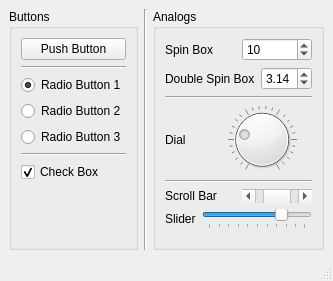
<?xml version="1.0" encoding="UTF-8"?>
<ui version="4.0">
 <class>MainWindow</class>
 <widget class="QMainWindow" name="MainWindow">
  <property name="geometry">
   <rect>
    <x>0</x>
    <y>0</y>
    <width>295</width>
    <height>281</height>
   </rect>
  </property>
  <property name="windowTitle">
   <string>MainWindow</string>
  </property>
  <widget class="QWidget" name="centralwidget">
   <layout class="QHBoxLayout" name="horizontalLayout">
    <item>
     <widget class="QGroupBox" name="groupBox">
      <property name="title">
       <string>Buttons</string>
      </property>
      <layout class="QVBoxLayout" name="verticalLayout_3">
       <item>
        <widget class="QPushButton" name="pushButton">
         <property name="text">
          <string>Push Button</string>
         </property>
        </widget>
       </item>
       <item>
        <widget class="Line" name="line_2">
         <property name="orientation">
          <enum>Qt::Horizontal</enum>
         </property>
        </widget>
       </item>
       <item>
        <widget class="QRadioButton" name="radioButton">
         <property name="text">
          <string>Radio Button 1</string>
         </property>
         <property name="checked">
          <bool>true</bool>
         </property>
        </widget>
       </item>
       <item>
        <widget class="QRadioButton" name="radioButton_2">
         <property name="text">
          <string>Radio Button 2</string>
         </property>
        </widget>
       </item>
       <item>
        <widget class="QRadioButton" name="radioButton_3">
         <property name="text">
          <string>Radio Button 3</string>
         </property>
        </widget>
       </item>
       <item>
        <widget class="Line" name="line">
         <property name="orientation">
          <enum>Qt::Horizontal</enum>
         </property>
        </widget>
       </item>
       <item>
        <widget class="QCheckBox" name="checkBox">
         <property name="text">
          <string>Check Box</string>
         </property>
         <property name="checked">
          <bool>true</bool>
         </property>
        </widget>
       </item>
       <item>
        <spacer name="verticalSpacer">
         <property name="orientation">
          <enum>Qt::Vertical</enum>
         </property>
         <property name="sizeHint" stdset="0">
          <size>
           <width>20</width>
           <height>7</height>
          </size>
         </property>
        </spacer>
       </item>
       <item>
        <spacer name="horizontalSpacer">
         <property name="orientation">
          <enum>Qt::Horizontal</enum>
         </property>
         <property name="sizeHint" stdset="0">
          <size>
           <width>40</width>
           <height>20</height>
          </size>
         </property>
        </spacer>
       </item>
      </layout>
     </widget>
    </item>
    <item>
     <widget class="Line" name="line_5">
      <property name="orientation">
       <enum>Qt::Vertical</enum>
      </property>
     </widget>
    </item>
    <item>
     <widget class="QGroupBox" name="groupBox_2">
      <property name="title">
       <string>Analogs</string>
      </property>
      <layout class="QVBoxLayout" name="verticalLayout">
       <item>
        <layout class="QHBoxLayout" name="horizontalLayout_2">
         <item>
          <widget class="QLabel" name="label_3">
           <property name="text">
            <string>Spin Box</string>
           </property>
          </widget>
         </item>
         <item>
          <widget class="QSpinBox" name="spinBox">
           <property name="singleStep">
            <number>5</number>
           </property>
           <property name="value">
            <number>10</number>
           </property>
          </widget>
         </item>
        </layout>
       </item>
       <item>
        <layout class="QHBoxLayout" name="horizontalLayout_3">
         <item>
          <widget class="QLabel" name="label_4">
           <property name="text">
            <string>Double Spin Box</string>
           </property>
          </widget>
         </item>
         <item>
          <widget class="QDoubleSpinBox" name="doubleSpinBox">
           <property name="maximum">
            <double>6.280000000000000</double>
           </property>
           <property name="singleStep">
            <double>0.010000000000000</double>
           </property>
           <property name="value">
            <double>3.140000000000000</double>
           </property>
          </widget>
         </item>
        </layout>
       </item>
       <item>
        <widget class="Line" name="line_3">
         <property name="orientation">
          <enum>Qt::Horizontal</enum>
         </property>
        </widget>
       </item>
       <item>
        <layout class="QHBoxLayout" name="horizontalLayout_4">
         <item>
          <widget class="QLabel" name="label_5">
           <property name="text">
            <string>Dial</string>
           </property>
          </widget>
         </item>
         <item>
          <widget class="QDial" name="dial">
           <property name="value">
            <number>25</number>
           </property>
           <property name="wrapping">
            <bool>false</bool>
           </property>
           <property name="notchesVisible">
            <bool>true</bool>
           </property>
          </widget>
         </item>
        </layout>
       </item>
       <item>
        <widget class="Line" name="line_4">
         <property name="orientation">
          <enum>Qt::Horizontal</enum>
         </property>
        </widget>
       </item>
       <item>
        <layout class="QHBoxLayout" name="horizontalLayout_6">
         <item>
          <widget class="QLabel" name="label_7">
           <property name="text">
            <string>Scroll Bar</string>
           </property>
          </widget>
         </item>
         <item>
          <widget class="QScrollBar" name="horizontalScrollBar">
           <property name="value">
            <number>50</number>
           </property>
           <property name="orientation">
            <enum>Qt::Horizontal</enum>
           </property>
          </widget>
         </item>
        </layout>
       </item>
       <item>
        <layout class="QHBoxLayout" name="horizontalLayout_5">
         <item>
          <widget class="QLabel" name="label_6">
           <property name="text">
            <string>Slider</string>
           </property>
          </widget>
         </item>
         <item>
          <widget class="QSlider" name="horizontalSlider">
           <property name="value">
            <number>75</number>
           </property>
           <property name="orientation">
            <enum>Qt::Horizontal</enum>
           </property>
           <property name="tickPosition">
            <enum>QSlider::TicksBelow</enum>
           </property>
          </widget>
         </item>
        </layout>
       </item>
       <item>
        <spacer name="verticalSpacer_2">
         <property name="orientation">
          <enum>Qt::Vertical</enum>
         </property>
         <property name="sizeHint" stdset="0">
          <size>
           <width>20</width>
           <height>40</height>
          </size>
         </property>
        </spacer>
       </item>
      </layout>
     </widget>
    </item>
   </layout>
  </widget>
  <widget class="QMenuBar" name="menubar">
   <property name="geometry">
    <rect>
     <x>0</x>
     <y>0</y>
     <width>295</width>
     <height>21</height>
    </rect>
   </property>
  </widget>
  <widget class="QStatusBar" name="statusbar"/>
 </widget>
 <resources/>
 <connections/>
</ui>
